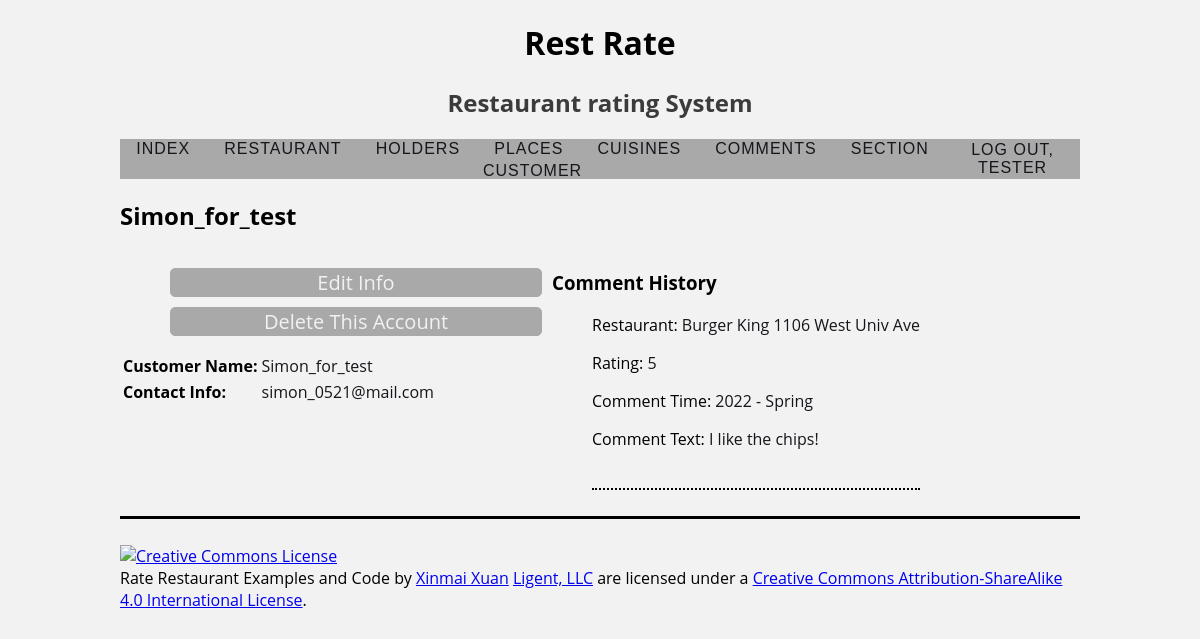
Page /customer/1 (signed in) on the committed database.
### rateinfo/models.py (models this page shows, shortened)
class Customer(models.Model):
    customer_id = models.AutoField(primary_key=True)
    customer_name = models.CharField(max_length=255)
    customer_mail = models.CharField(max_length=128, unique=True)
    def __str__(self):
        return f'{self.customer_name}'
    def get_absolute_url(self):
        return reverse('rateinfo_customer_detail_urlpattern',
                       kwargs={'pk': self.pk}
                       )
    def get_update_url(self):
        return reverse('rateinfo_customer_update_urlpattern',
                       kwargs={'pk': self.pk}
                       )
    def get_delete_url(self):
        return reverse('rateinfo_customer_delete_urlpattern',
                       kwargs={'pk': self.pk}
                       )
    class Meta:
        ordering = ['customer_name']

class Comment(models.Model):
    comment_id = models.AutoField(primary_key=True)
    comment_text = models.CharField(max_length=255)
    comment_level = models.IntegerField()
    comment_customer_id = models.ForeignKey(Customer, related_name='comments', on_delete=models.PROTECT)
    comment_restaurant_id = models.ForeignKey(Restaurant, related_name='comments', on_delete=models.PROTECT)
    comment_section_id = models.ForeignKey(Section, related_name='comments', on_delete=models.PROTECT)
    class Meta:
        ordering = ['comment_id']

class Restaurant(models.Model):
    restaurant_id = models.AutoField(primary_key=True)
    restaurant_name = models.CharField(max_length=127)
    restaurant_place_id = models.ForeignKey(Place, related_name='restaurants', on_delete=models.PROTECT)
    restaurant_holder_id = models.ForeignKey(Holder, related_name='restaurants', on_delete=models.PROTECT)
    restaurant_type = models.ForeignKey(Type, related_name='restaurants', on_delete=models.PROTECT)
    def get_absolute_url(self):
        return reverse('rateinfo_restaurant_detail_urlpattern',
                       kwargs={'pk': self.pk}
                       )
    class Meta:
        ordering = ['restaurant_name', 'restaurant_holder_id']

class Section(models.Model):
    section_id = models.AutoField(primary_key=True)
    section_year_id = models.ForeignKey(Year, related_name='sections', on_delete=models.PROTECT)
    section_season_id = models.ForeignKey(Season, related_name='sections', on_delete=models.PROTECT)
    class Meta:
        ordering = ['section_year_id', 'section_season_id']

class Year(models.Model):
    year_id = models.AutoField(primary_key=True)
    year = models.CharField(unique=True, max_length=10)
    class Meta:
        ordering = ['year']

class Season(models.Model):
    season_id = models.AutoField(primary_key=True)
    season = models.CharField(unique=True, max_length=10)
    class Meta:
        ordering = ['season']

### rateinfo/views.py (the view)
class CustomerDetail(LoginRequiredMixin, PermissionRequiredMixin, DetailView):
    model = Customer
    permission_required = 'rateinfo.view_customer'
    def get_context_data(self, **kwargs):
        context = super(DetailView, self).get_context_data(**kwargs)
        customer = self.get_object()
        comment_list = customer.comments.all()
        context['comment_list'] = comment_list
        return context

### rateinfo/templates/rateinfo/customer_detail.html (shortened to what this page needs)
{% extends 'rateinfo/base.html' %}
{% load static %}
{% block head %}
    <link rel="stylesheet" type="text/css"
          href="{% static 'rateinfo/details.css' %}">
    {% endblock %}
{% block content %}
    <h2>{{ customer }}</h2>
    <div class="detail-container">
    <div class="detail-info">
    <ul class="detail-edit">
    {% if perms.rateinfo.change_customer %}
        <li>
            <a href = "{{ customer.get_update_url }}">Edit Info</a>
        </li>
        {% endif %}
    {% if perms.rateinfo.delete_customer %}
        <li>
            <a href = "{{ customer.get_delete_url }}">Delete This Account</a>
        </li>
    {% endif %}
    </ul>
    <section>
        <table class="detail-table">
            <tr>
                <th>Customer Name:</th>
                <td><a href="{{ customer.get_absolute_url }}">{{ customer.customer_name }}</a></td>
            </tr>
            <tr>
                <th>Contact Info:</th>
                <td><a href="">{{ customer.customer_mail }}</a></td>
            </tr>
        </table>
    </section>
</div>
<div class="detail-full">
    <section>
        <h3>Comment History</h3>
        <ul>
            {% for comment in comment_list %}
            <div class="detail-full-list">
                <li>
                    <p>Restaurant: <a href="{{ comment.comment_restaurant_id.get_absolute_url }}">{{ comment.comment_restaurant_id.restaurant_name }}</a></p>
                </li>
                <li>
                    <p>Rating: <a href="">{{ comment.comment_level }}</a></p>
                </li>
                <li>
                    <p>Comment Time: <a href="">{{ comment.comment_section_id.section_year_id.year }} - {{ comment.comment_section_id.section_season_id.season }}</a></p>
                </li>
                <li>
                    <p>Comment Text: <a href="">{{ comment.comment_text }}</a></p>
                </li>
                <br>
            </div>
            {% empty %}
                <li><em>There are currently no comment published by this user.</em></li>
            {% endfor %}
        </ul>
    </section>
    </div>
    </div>
{% endblock %}

### rateinfo/templates/rateinfo/base.html (shortened to what this page needs)
{% load static %}
<!DOCTYPE html>
<html lang="en">
<head>
    <link rel="stylesheet" type="text/css"
          href="{% static 'rateinfo/style.css' %}">
    {% block head %}{% endblock %}
</head>
<body>
<div>
    <header>
        <h1>Rest Rate</h1>
        <h2>Restaurant rating System</h2>
    </header>
<div class="menu_row">
    <nav>
                <a href="{% url 'index_urlpattern' %}">
                    Index</a>
                <a href="{% url 'rateinfo_restaurant_list_urlpattern' %}">
                    Restaurant</a>
                <a href="{% url 'rateinfo_holder_list_urlpattern' %}">
                    Holders</a>
                <a href="{% url 'rateinfo_place_list_urlpattern' %}">
                    Places</a>
                <a href="{% url 'rateinfo_type_list_urlpattern' %}">
                    Cuisines</a>
                <a href="{% url 'rateinfo_comment_list_urlpattern' %}">
                    Comments</a>
                <a href="{% url 'rateinfo_section_list_urlpattern' %}">
                    Section</a>
            {% if perms.rateinfo.view_customer %}
                <a href="{% url 'rateinfo_customer_list_urlpattern' %}">
                    Customer</a>
            {% endif %}
    </nav>
    <div class="status_row">
        <div class="offset-by-eight four columns">
                {% if user.is_authenticated %}
                        <a href="{% url 'logout_urlpattern' %}">
                        Log Out, {{ user.get_username }}</a>
                {% endif %}
        </div>
    </div>
</div>
    <main>
        {% block content %}{% endblock %}
    </main>
</div>
<footer>
    <p>
        <a rel="license" href="http://creativecommons.org/licenses/by-sa/4.0/">
            <img alt="Creative Commons License" style="border-width:0"
                 src="https://i.creativecommons.org/l/by-sa/4.0/88x31.png"/>
        </a><br/><span xmlns:dct="http://purl.org/dc/terms/" property="dct:title">Rate Restaurant Examples and Code</span>
        by
        <a xmlns:cc="https://www.linkedin.com/in/xinmai-xuan-12a091183/" href="https://www.linkedin.com/in/xinmai-xuan-12a091183/" property="cc:attributionName"
           rel="cc:attributionURL">Xinmai Xuan</a>
        <a xmlns:cc="http://creativecommons.org/ns#" href="https://www.ligent.net" property="cc:attributionName"
           rel="cc:attributionURL">Ligent, LLC</a> are licensed under a
        <a rel="license" href="http://creativecommons.org/licenses/by-sa/4.0/">Creative Commons Attribution-ShareAlike
            4.0 International License</a>.
    </p>
</footer>
</body>
</html>

### static/rateinfo/style.css (style rules this page uses)
body { width: auto; margin-left: 10%; margin-right: 10%; background: #f2f2f2; font-family: 'Open Sans', sans-serif; }
body>div>header { text-align: center; }
body>div>header>h2 { color: rgba(31,31,31,0.87) }
nav { width: 100%; position: center; top:50px; text-align:center; }
nav>a { font-family: 'Oswald', sans-serif; font-weight:500; text-transform:uppercase; text-decoration:none; color:#16151b; margin:0 15px; font-size:16px; letter-spacing:1px; position:relative; display:inline-block; }
nav>a:before { content:''; position: absolute; width: 100%; height: 3px; background:#16151b; top:47%; animation:out 0.2s cubic-bezier(1, 0, 0.58, 0.97) 1 both; }
.menu_row { background-color: darkgrey; height: 40px; display: flex; align-items: center; justify-content: center; }
.status_row { float: right; position: relative; font-family: 'Oswald', sans-serif; font-weight: 500; text-transform: uppercase; text-decoration: none; color: #16151b; letter-spacing: 1px; display: inline-block; }
.offset-by-eight>a { color: #16151b; text-decoration: none; text-align: center; float: right; }
footer { border-top: solid; padding-top: 10px; margin-top: 10px; }

### static/rateinfo/details.css (style rules this page uses)
.detail-container { display: flex; }
.detail-info { vertical-align: top; position: relative; display: inline-block; width: 45%; }
.detail-edit li { list-style: none; width: auto; height: auto; border: 1px solid #A9A9A9; background: #A9A9A9; text-align: center; color: #fff; border-radius: 5px; cursor: pointer; font-size: 20px; margin: 10px; }
.detail-edit li a { text-decoration: none; color: #f2f2f2; }
.detail-table { text-align: left; }
.detail-full-list { border-bottom: black 2pt dotted; }
.detail-full-list li { list-style: none; }
.detail-full-list li a { text-decoration: none; color: #16151b; }
.detail-table tr td a { text-decoration: none; color: #16151b; }

### rows in the picture
Customer: customer_name "Simon_for_test", customer_mail "simon_0521@mail.com"
Comment: comment_restaurant_id.restaurant_name "Burger King 1106 West Univ Ave", comment_level "5", comment_section_id.section_year_id.year "2022", comment_section_id.section_season_id.season "Spring", comment_text "I like the chips!"

### other values in the picture
{{ user.get_username }} "TESTER"
